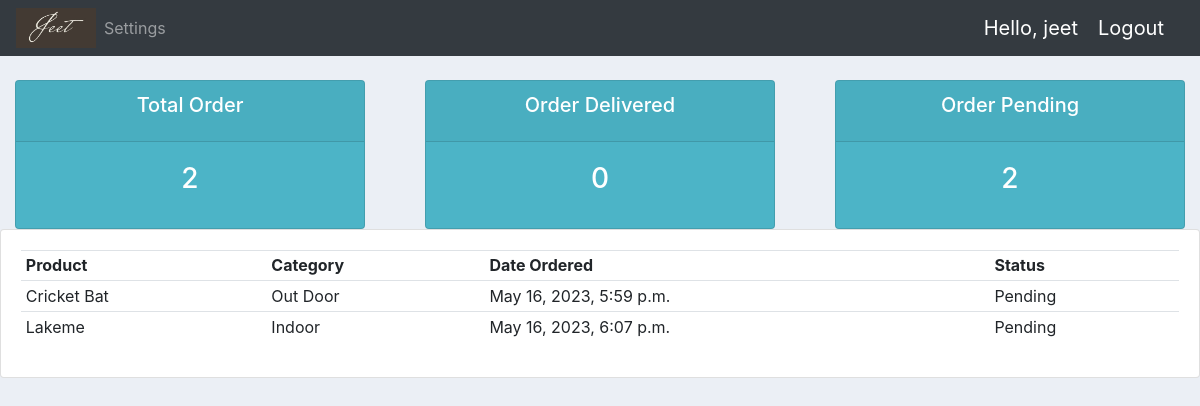
Screenshot of /user (signed in) with the database file from the repository.
### page/models.py (models this page shows)
class Order(models.Model):
    STATUS=(('Pending','Pending'),
            ('Out for delivery','Out for delivery'),
            ('Delivered','Delivered')
            )
    customer= models.ForeignKey(Customer,null= True, on_delete=models.SET_NULL)
    product= models.ForeignKey(Product,null= True, on_delete=models.SET_NULL)
    name=models.CharField(max_length=200,null=True, choices=STATUS)
    date_created= models.DateTimeField(auto_now_add=True,null=True)
    def __str__(self):
        return self.name

class Product(models.Model):
    CATEGORY=(
        ('Indoor','Indoor'),
        ('Out Door','Out Door')
    )
    name=models.CharField(max_length=200,null=True)
    price=models.CharField(max_length=200,null=True)
    category=models.CharField(max_length=200,null=True,choices=CATEGORY)
    description=models.CharField(max_length=200,null=True)
    date_cretaed= models.DateTimeField(auto_now_add=True,null=True)
    def __str__(self):
        return str(self.name)
    tag=models.ManyToManyField(Tag)

### page/decoraters.py (the view)
        def wrapper_func(request,*args,**kwargs):
            print(allowed_roles)
            if request.user.groups.exists():
                group=request.user.groups.all()[0].name
            if group in allowed_roles:
                return view_func(request,*args,**kwargs)
            else:
                return view_func(request,*args,**kwargs)

### page/decoraters.py (called while the page is built)
def allowed_user(allowed_roles=[]):
    def decorator(view_func):
        def wrapper_func(request,*args,**kwargs):
            print(allowed_roles)
            if request.user.groups.exists():
                group=request.user.groups.all()[0].name
            if group in allowed_roles:
                return view_func(request,*args,**kwargs)
            else:
                return view_func(request,*args,**kwargs)
        return wrapper_func
    return decorator

### page/views.py (called while the page is built)
@login_required(login_url='login')
@allowed_user(allowed_roles=['customer'])
def userPage(request):
    orders=request.user.customer.order_set.all()
    total_orders=orders.count()
    delivered=orders.filter(name='Delivered').count()
    pending=orders.filter(name='Pending').count()
    print('Orders:-',orders)
    context={'orders':orders,'total_orders':total_orders,'delivered': delivered,
             'pending': pending}
    return render(request,'user.html',context)

### templates/user.html
{%extends 'main.html'%}
{%block content%}
{%include 'status.html'%}
<div class="row">
    <div class="col-md">
        <div class="card card-body">
            <table class="table table-sm">
                <tr>
                    <th>Product</th>
                    <th>Category</th>
                    <th>Date Ordered</th>
                    <th>Status</th>
                </tr>
                {%for i in orders%}
                <tr>
                    <td>{{i.product}}</td>
                    <td>{{i.product.category}}</td>
                    <td>{{i.date_created}}</td>
                    <td>{{i.name}}</td>
                </tr>
                {%endfor%}
            </table>
        </div>
    </div>
</div>
{%endblock%}

### templates/navbar.html (shortened to what this page needs)
{%load static%}
<nav class="navbar navbar-expand-lg navbar-dark bg-dark">
    <img src="{%static './Jeet.jpg'%}" height="40px" width="80px">
    <div class="collapse navbar-collapse" id="navbarNav">
      <ul class="navbar-nav">
        {%if request.user.is_staff%}
        <li class="nav-item active">
          <a class="nav-link" href="{%url 'index'%}">DashBoard</a>
        </li>
        <li class="nav-item">
          <a class="nav-link" href="{%url 'products'%}">Products</a>
        </li>
        {%else%}
        <li class="nav-item">
          <a class="nav-link" href="{%url 'account'%}">Settings</a>
        </li>
        {%endif%}
      </ul>
    </div>
    <span class="hello-msg">Hello, {{request.user}}</span>
    <span><a class="hello-msg" href="{%url 'logout'%}">Logout</a></span>
  </nav>

### static/main.css (style rules this page uses)
body { background-color: #ebeff5; }

### templates/navbar.html (style rules this page uses)
.hello-msg { font-size: 20px; color: #fff; margin-right: 20px; }

### rows the page displays
Order: product "Cricket Bat", product.category "Out Door", date_created "May 16, 2023, 5:59 p.m.", name "Pending"
Order: product "Lakeme", product.category "Indoor", date_created "May 16, 2023, 6:07 p.m.", name "Pending"

### other values shown
{{ request.user }} "jeet"
{{ total_orders }} "2"
{{ delivered }} "0"
{{ pending }} "2"
